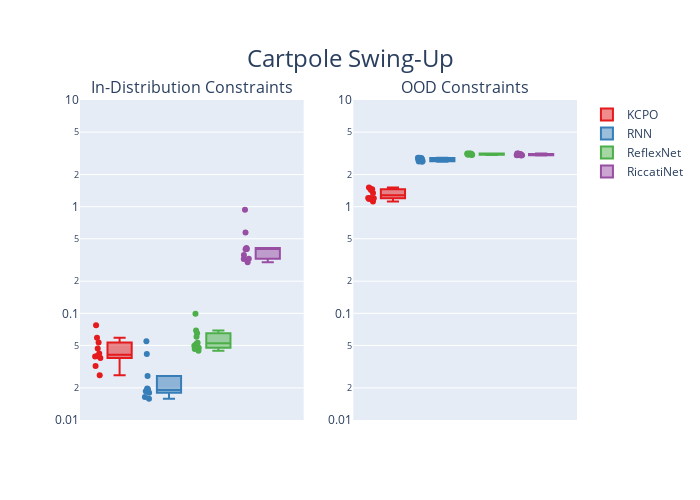

Notebook source saved alongside this figure:
### Code cell
env_name = "cartpole"
ylim = [10**-2,10**1]
# ylim = [10**-4,10**3]
# plot(env_name, ylim, title="Cartpole Swing-Up")
plotly_plot(env_name, ylim, title="Cartpole Swing-Up")

### Figure 1 — Plotly figure (JSON) as saved in the notebook; plotly's stock layout.template omitted (floating-point values rounded to 4 significant figures)
{"data": [{"boxpoints": "all", "jitter": 0.3, "line": {"color": "rgb(228,26,28)"}, "marker": {"color": "rgb(228,26,28)"}, "name": "KCPO", "pointpos": -1.8, "showlegend": false, "type": "box", "xaxis": "x", "y": [0.04209, 0.05334, 0.03941, 0.02629, 0.05894, 0.03978, 0.04678, 0.0775, 0.03207, 0.03807], "yaxis": "y"}, {"boxpoints": "all", "jitter": 0.3, "line": {"color": "rgb(228,26,28)"}, "marker": {"color": "rgb(228,26,28)"}, "name": "KCPO", "pointpos": -1.8, "showlegend": true, "type": "box", "xaxis": "x2", "y": [1.345, 1.178, 1.482, 1.429, 1.116, 1.202, 1.205, 1.516, 1.208, 1.456], "yaxis": "y2"}, {"boxpoints": "all", "jitter": 0.3, "line": {"color": "rgb(55,126,184)"}, "marker": {"color": "rgb(55,126,184)"}, "name": "RNN", "pointpos": -1.8, "showlegend": false, "type": "box", "xaxis": "x", "y": [0.05481, 0.01944, 0.01975, 0.01865, 0.018, 0.02578, 0.01886, 0.01583, 0.01643, 0.04157], "yaxis": "y"}, {"boxpoints": "all", "jitter": 0.3, "line": {"color": "rgb(55,126,184)"}, "marker": {"color": "rgb(55,126,184)"}, "name": "RNN", "pointpos": -1.8, "showlegend": true, "type": "box", "xaxis": "x2", "y": [2.87, 2.653, 2.775, 2.812, 2.788, 2.863, 2.634, 2.787, 2.878, 2.663], "yaxis": "y2"}, {"boxpoints": "all", "jitter": 0.3, "line": {"color": "rgb(77,175,74)"}, "marker": {"color": "rgb(77,175,74)"}, "name": "ReflexNet", "pointpos": -1.8, "showlegend": false, "type": "box", "xaxis": "x", "y": [0.04979, 0.06515, 0.04451, 0.04633, 0.09925, 0.04757, 0.06035, 0.05157, 0.05305, 0.06914], "yaxis": "y"}, {"boxpoints": "all", "jitter": 0.3, "line": {"color": "rgb(77,175,74)"}, "marker": {"color": "rgb(77,175,74)"}, "name": "ReflexNet", "pointpos": -1.8, "showlegend": true, "type": "box", "xaxis": "x2", "y": [3.051, 3.059, 3.148, 3.143, 3.095, 3.137, 3.111, 3.152, 3.062, 3.111], "yaxis": "y2"}, {"boxpoints": "all", "jitter": 0.3, "line": {"color": "rgb(152,78,163)"}, "marker": {"color": "rgb(152,78,163)"}, "name": "RiccatiNet", "pointpos": -1.8, "showlegend": false, "type": "box", "xaxis": "x", "y": [0.3248, 0.3984, 0.5718, 0.4097, 0.4017, 0.3523, 0.4018, 0.3233, 0.9364, 0.3018], "yaxis": "y"}, {"boxpoints": "all", "jitter": 0.3, "line": {"color": "rgb(152,78,163)"}, "marker": {"color": "rgb(152,78,163)"}, "name": "RiccatiNet", "pointpos": -1.8, "showlegend": true, "type": "box", "xaxis": "x2", "y": [3.091, 3.093, 3.112, 3.033, 3.029, 3.058, 3.159, 3.153, 3.017, 3.056], "yaxis": "y2"}], "layout": {"annotations": [{"font": {"size": 16}, "showarrow": false, "text": "In-Distribution Constraints", "x": 0.225, "xanchor": "center", "xref": "paper", "y": 1, "yanchor": "bottom", "yref": "paper"}, {"font": {"size": 16}, "showarrow": false, "text": "OOD Constraints", "x": 0.775, "xanchor": "center", "xref": "paper", "y": 1, "yanchor": "bottom", "yref": "paper"}], "height": 500, "title": {"font": {"size": 24}, "text": "Cartpole Swing-Up", "x": 0.5, "y": 0.9}, "width": 700, "xaxis": {"anchor": "y", "domain": [0, 0.45], "showticklabels": false}, "xaxis2": {"anchor": "y2", "domain": [0.55, 1], "showticklabels": false}, "yaxis": {"anchor": "x", "domain": [0, 1], "range": [-2, 1], "type": "log"}, "yaxis2": {"anchor": "x2", "domain": [0, 1], "range": [-2, 1], "type": "log"}}}
